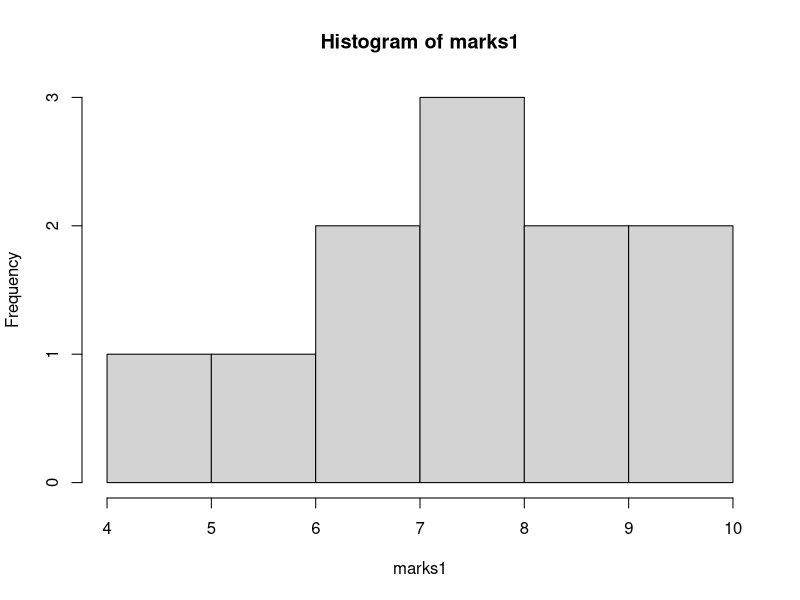
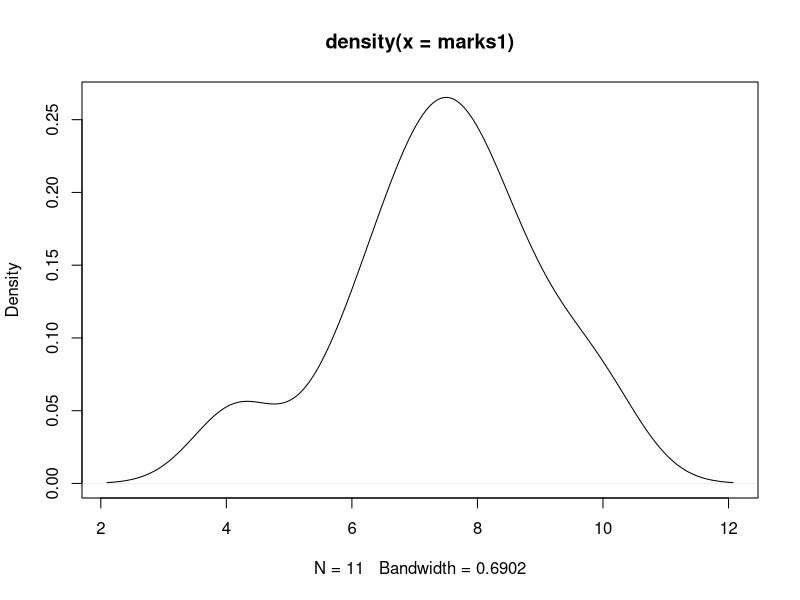
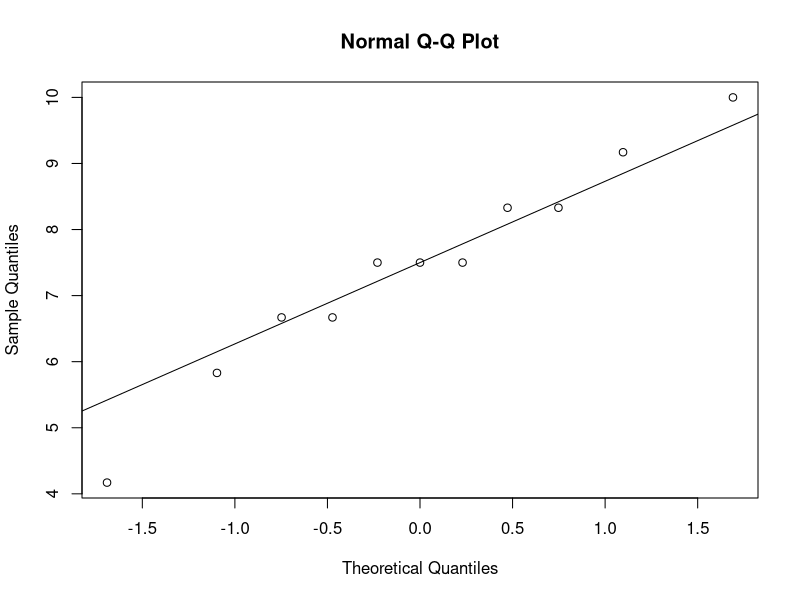

Write the R code that produced these figures, in order.

marks1= scan()
cat(marks1)
marks1 = c(7.5, 10, 8.33, 6.67, 9.17, 5.83, 6.67, 4.17, 7.5, 7.5, 8.33)
marks1
mean(marks1)
sort(marks1)[5]
median(marks1)
table(marks1)
names(sort(table(marks1), decreasing=T))[1]

library(modeest)
(mlv(marks1,  method = "mfv"))
#7.5

var(marks1)
sd(marks1)
mad(marks1, center=mean(marks1))  # 1.3 Excel
mad(marks1, center=median(marks1))  #1.24 Excel

?mad # Median Absolute Deviation
range(marks1)
summary(marks1)

quantile(marks1,c(.25, .5, .75))
IQR(marks1)

library(e1071)
e1071::kurtosis(marks1)
e1071::skewness(marks1)

hist(marks1)
plot(density(marks1))


qqnorm(marks1)
qqline(marks1)

# Stem and Leaf
marks1
stem(marks1)

(marks2= ceiling(runif(100,50,60)))
stem(marks2, scale=2)
?stem

y<-c(0.056, -0.022)
stem(y, scale = 2)

stem(y, scale=0.5, atom=0.1)
